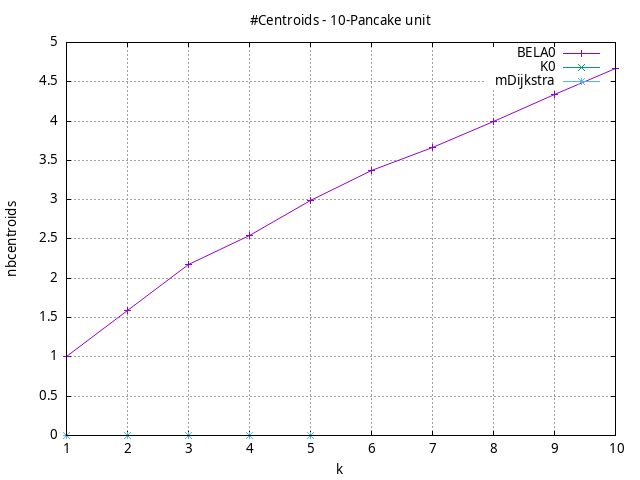

Write the gnuplot code that produced this figure.
#!/usr/bin/gnuplot
# -*- coding: utf-8 -*-
#
# results/n-pancake/unit/10/10pancake.brute-force.nbcentroids.gnuplot
#
# Started on 04/11/2024 16:44:34
# Author: Carlos Linares López
set grid
set xlabel "k"
set ylabel "nbcentroids"

set title "#Centroids - 10-Pancake unit"

set terminal png enhanced font "Ariel,10"
set output '10pancake.brute-force.nbcentroids.png'

plot "-" title "BELA0"      with linesp, "-" title "K0"      with linesp, "-" title "mDijkstra"      with linesp

	1 1.0
	2 1.59
	3 2.17
	4 2.54
	5 2.99
	6 3.37
	7 3.66
	8 4.0
	9 4.34
	10 4.67
end
	1 0.0
	2 0.0
	3 0.0
	4 0.0
	5 0.0
end
	1 0.0
	2 0.0
	3 0.0
	4 0.0
	5 0.0
end
